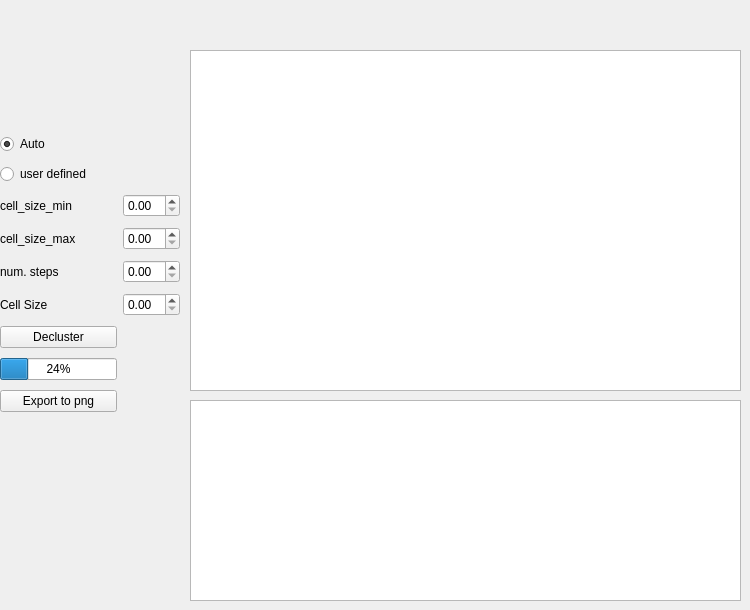
     <widget class="QWidget" name="tab_17">
      <attribute name="title">
       <string>Data Declustering</string>
      </attribute>
      <widget class="QWidget" name="gridLayoutWidget_5">
       <property name="geometry">
        <rect>
         <x>0</x>
         <y>130</y>
         <width>180</width>
         <height>291</height>
        </rect>
       </property>
       <layout class="QGridLayout" name="gridLayout_12">
        <item row="4" column="0">
         <widget class="QLabel" name="label_51">
          <property name="text">
           <string>cell_size_max</string>
          </property>
         </widget>
        </item>
        <item row="6" column="1">
         <widget class="QDoubleSpinBox" name="doubleSpinBox_cell_size"/>
        </item>
        <item row="5" column="1">
         <widget class="QDoubleSpinBox" name="spinBox_cell_size_steps"/>
        </item>
        <item row="3" column="1">
         <widget class="QDoubleSpinBox" name="doubleSpinBox_cell_size_min"/>
        </item>
        <item row="7" column="0">
         <widget class="QPushButton" name="pushButton_decluster">
          <property name="text">
           <string>Decluster</string>
          </property>
         </widget>
        </item>
        <item row="5" column="0">
         <widget class="QLabel" name="label_52">
          <property name="text">
           <string>num. steps</string>
          </property>
         </widget>
        </item>
        <item row="0" column="0">
         <widget class="QRadioButton" name="radioButton_auto_declustering">
          <property name="text">
           <string>Auto</string>
          </property>
          <property name="checked">
           <bool>true</bool>
          </property>
          <attribute name="buttonGroup">
           <string notr="true">buttonGroup_5</string>
          </attribute>
         </widget>
        </item>
        <item row="6" column="0">
         <widget class="QLabel" name="label_49">
          <property name="text">
           <string>Cell Size</string>
          </property>
         </widget>
        </item>
        <item row="8" column="0">
         <widget class="QProgressBar" name="progressBar_decluster">
          <property name="value">
           <number>24</number>
          </property>
         </widget>
        </item>
        <item row="9" column="0">
         <widget class="QPushButton" name="pushButton_export_declus_plot_to_png">
          <property name="text">
           <string>Export to png</string>
          </property>
         </widget>
        </item>
        <item row="3" column="0">
         <widget class="QLabel" name="label_50">
          <property name="text">
           <string>cell_size_min</string>
          </property>
         </widget>
        </item>
        <item row="4" column="1">
         <widget class="QDoubleSpinBox" name="doubleSpinBox_cell_size_max"/>
        </item>
        <item row="1" column="0">
         <widget class="QRadioButton" name="radioButton_manual_declustering">
          <property name="text">
           <string>user defined</string>
          </property>
          <attribute name="buttonGroup">
           <string notr="true">buttonGroup_5</string>
          </attribute>
         </widget>
        </item>
       </layout>
      </widget>
      <widget class="QGraphicsView" name="plotWidget_decluster">
       <property name="geometry">
        <rect>
         <x>190</x>
         <y>50</y>
         <width>551</width>
         <height>341</height>
        </rect>
       </property>
       <property name="minimumSize">
        <size>
         <width>300</width>
         <height>200</height>
        </size>
       </property>
      </widget>
      <widget class="QPlainTextEdit" name="plainTextEdit_declustered_cell_size">
       <property name="geometry">
        <rect>
         <x>190</x>
         <y>400</y>
         <width>551</width>
         <height>201</height>
        </rect>
       </property>
      </widget>
     </widget>
